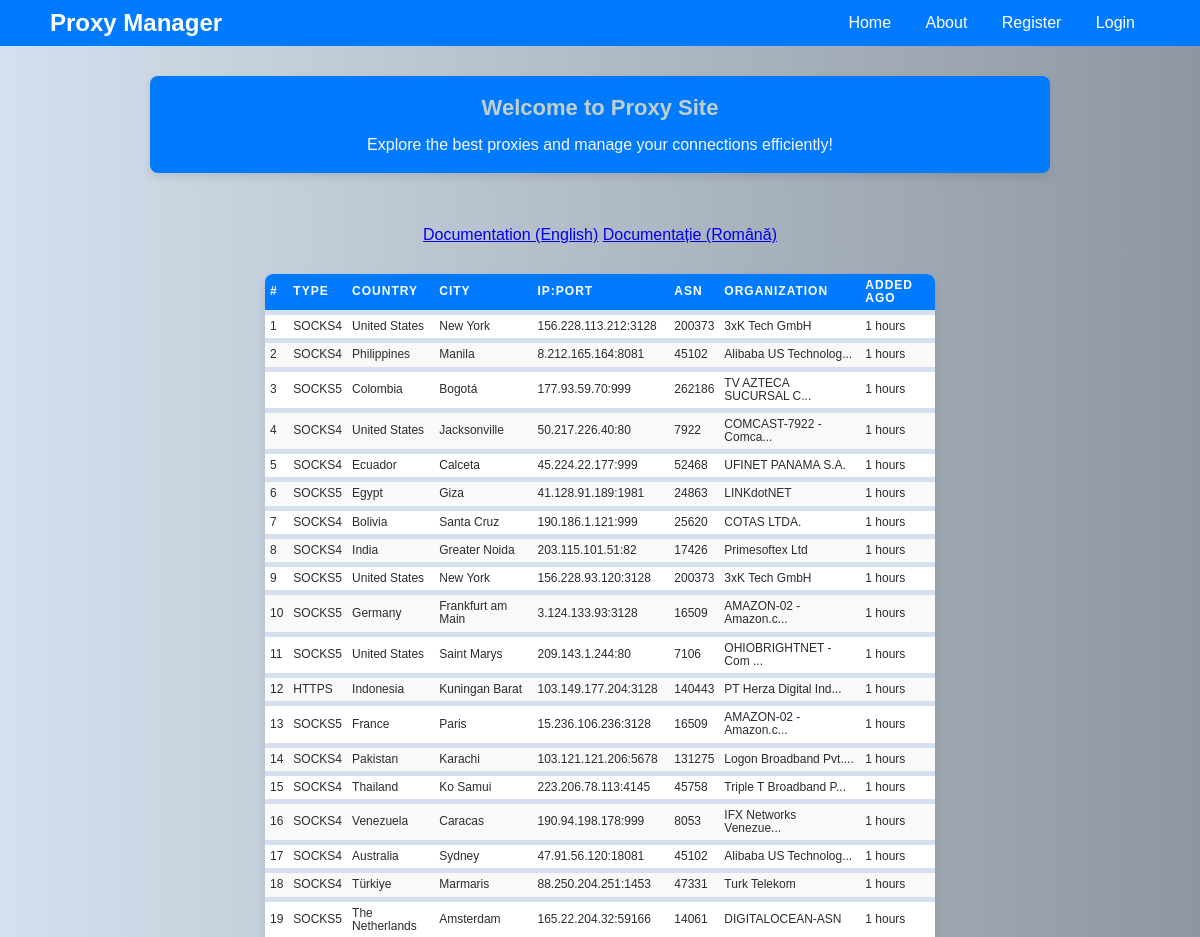
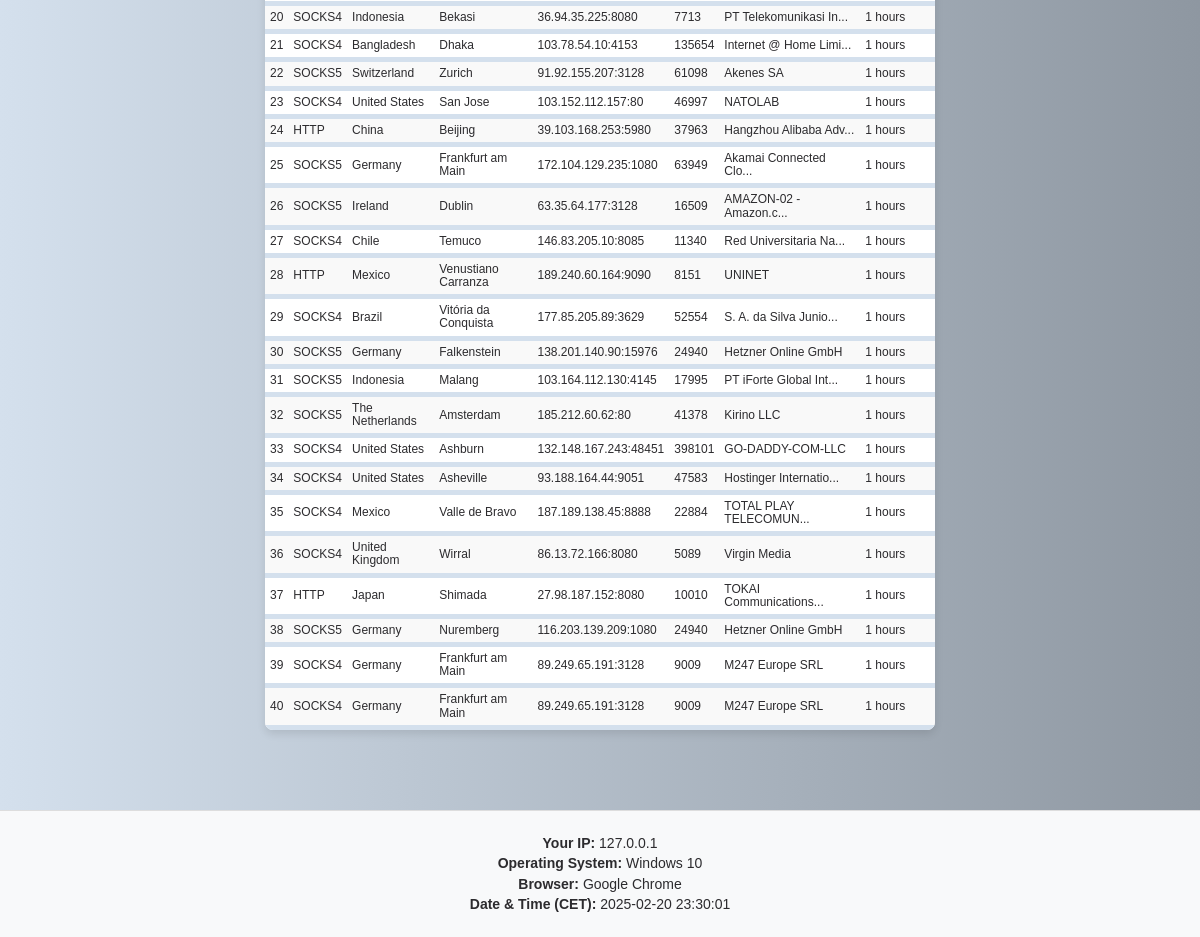
The page / on the database its author committed (2 pictures, top to bottom).
### tables this page shows
CREATE TABLE `cached_proxies` (
  `id` int NOT NULL,
  `type` varchar(50) DEFAULT NULL,
  `country` varchar(100) DEFAULT NULL,
  `city` varchar(100) DEFAULT NULL,
  `ip` varchar(45) DEFAULT NULL,
  `port` varchar(10) DEFAULT NULL,
  `asn` varchar(20) DEFAULT NULL,
  `organization` varchar(255) DEFAULT NULL,
  `date_added` datetime DEFAULT NULL,
  `cache_timestamp` timestamp NULL DEFAULT CURRENT_TIMESTAMP
);

### index.php (the view, shortened to what this page needs)
<?php
include 'database/db_connect.php';
if (!isset($_SESSION['proxies'])) {
    try {
        $query = "SELECT type, country, city, ip, port, asn, organization, date_added FROM cached_proxies ORDER BY RAND() LIMIT 40";
        $stmt = $pdo->query($query);
        $proxies = $stmt->fetchAll(PDO::FETCH_ASSOC);
    } catch (PDOException $e) {
        die("Database error: " . $e->getMessage());
    }
} else {
    $proxies = $_SESSION['proxies'];
}
?>
<!DOCTYPE html>
<html lang="en">
<head>
    <link rel="stylesheet" href="assets/styles.css">
</head>
<body>
    <div>
     <?php include 'includes/navbar.php'; ?>
    </div>
    <div class="container">
        <div class="dynamic-panel" id="main-content">
</div>
<div class="documentation-panel">
    <a href="documentation_en.html" class="btn">Documentation (English)</a>
    <a href="documentation_ro.html" class="btn">Documentație (Română)</a>
</div>
        <table>
            <thead>
                <tr>
                    <th>#</th>
                    <th>Type</th>
                    <th>Country</th>
                    <th>City</th>
                    <th>IP:Port</th>
                    <th>ASN</th>
                    <th>Organization</th>
                    <th>Added Ago</th>
                </tr>
            </thead>
            <tbody>
                <?php if (!empty($proxies)): ?>
                    <?php foreach ($proxies as $index => $proxy): ?>
                        <tr>
                            <td><?php echo $index + 1; ?></td>
                            <td><?php echo htmlspecialchars($proxy['type']); ?></td>
                            <td><?php echo htmlspecialchars($proxy['country']); ?></td>
                            <td><?php echo htmlspecialchars($proxy['city']); ?></td>
                            <td><?php echo htmlspecialchars($proxy['ip'] . ':' . $proxy['port']); ?></td>
                            <td><?php echo htmlspecialchars($proxy['asn']); ?></td>
                            <td><?php echo htmlspecialchars($proxy['organization']); ?></td>
                            <td><?php echo htmlspecialchars($proxy['time_since_added']); ?></td>
                        </tr>
                    <?php endforeach; ?>
                <?php else: ?>
                    <tr>
                        <td colspan="8">No proxies available at the moment.</td>
                    </tr>
                <?php endif; ?>
            </tbody>
        </table>
    </div>
    <?php include 'includes/footer.php'; ?>
</body>
</html>

### includes/navbar.php
<div class="navbar">
    <div class="logo">Proxy Manager</div>
    <div>
        <a href="index.php">Home</a>
        <a href="includes/about.php">About</a>
        <a href="register.php">Register</a>
        <a href="login.php">Login</a>
    </div>
</div>

### includes/footer.php
<?php
$ip_address = $_SERVER['REMOTE_ADDR'];
$user_agent = $_SERVER['HTTP_USER_AGENT'];
$date_time_cet = new DateTime("now", new DateTimeZone("CET"));
function getBrowser($user_agent) {
    if (strpos($user_agent, 'MSIE') !== false || strpos($user_agent, 'Trident') !== false) {
        return 'Internet Explorer';
    } elseif (strpos($user_agent, 'Edge') !== false) {
        return 'Microsoft Edge';
    } elseif (strpos($user_agent, 'Firefox') !== false) {
        return 'Mozilla Firefox';
    } elseif (strpos($user_agent, 'Chrome') !== false) {
        return 'Google Chrome';
    } elseif (strpos($user_agent, 'Safari') !== false) {
        return 'Apple Safari';
    } elseif (strpos($user_agent, 'Opera') !== false || strpos($user_agent, 'OPR') !== false) {
        return 'Opera';
    } else {
        return 'Unknown Browser';
    }
}
function getOS($user_agent) {
    $os_array = [
        '/windows nt 10/i' => 'Windows 10',
        '/windows nt 6.3/i' => 'Windows 8.1',
        '/windows nt 6.2/i' => 'Windows 8',
        '/windows nt 6.1/i' => 'Windows 7',
        '/windows nt 6.0/i' => 'Windows Vista',
        '/windows nt 5.1/i' => 'Windows XP',
        '/macintosh|mac os x/i' => 'Mac OS X',
        '/linux/i' => 'Linux',
        '/ubuntu/i' => 'Ubuntu',
        '/iphone/i' => 'iPhone',
        '/android/i' => 'Android',
        '/blackberry/i' => 'BlackBerry',
        '/webos/i' => 'Mobile'
    ];
    foreach ($os_array as $regex => $value) {
        if (preg_match($regex, $user_agent)) {
            return $value;
        }
    }
    return 'Unknown OS';
}
$browser = getBrowser($user_agent);
$os = getOS($user_agent);
?>
<div style="background-color: #f8f9fa; padding: 20px; text-align: center; border-top: 1px solid #ddd; margin-top: 20px;">
    <p style="margin: 5px; font-size: 14px;">
        <strong>Your IP:</strong> <?php echo $ip_address; ?>
    </p>
    <p style="margin: 5px; font-size: 14px;">
        <strong>Operating System:</strong> <?php echo $os; ?>
    </p>
    <p style="margin: 5px; font-size: 14px;">
        <strong>Browser:</strong> <?php echo $browser; ?>
    </p>
    <p style="margin: 5px; font-size: 14px;">
        <strong>Date & Time (CET):</strong> <?php echo $date_time_cet->format('Y-m-d H:i:s'); ?>
    </p>
</div>

### assets/styles.css (style rules this page uses)
* { margin: 0; padding: 0; box-sizing: border-box; }
body { font-family: 'Arial', sans-serif; background-color: #007bff; color: #2c2b2e; line-height: 1.1; background: linear-gradient(to right, #d4e0ed, #8e97a1); }
.navbar { display: flex; justify-content: space-between; align-items: center; padding: 10px 50px; background-color: #007bff; color: white; box-shadow: 0 4px 6px rgba(0, 0, 0, 0.1); }
.navbar a { color: white; text-decoration: none; margin: 0 15px; font-size: 16px; transition: color 0.3s, transform 0.2s; }
.navbar .logo { font-size: 24px; font-weight: bold; }
.container { display: flex; flex-direction: column; justify-content: center; align-items: center; padding: 30px 20px; background: linear-gradient(to right, #d4e0ed, #8e97a1); }
.dynamic-panel { width: 80%; max-width: 900px; background-color: #007bff; border-radius: 8px; box-shadow: 0 4px 8px rgba(0, 0, 0, 0.1); padding: 20px; margin-bottom: 30px; text-align: center; animation: fadeIn 1s ease-in-out; }
table { width: calc(75% - 200px); margin: 30px auto; background: white; box-shadow: 0 4px 8px rgba(0, 0, 0, 0.1); border-radius: 8px; overflow: hidden; font-size: 14px; border-collapse: collapse; }
th, td { padding: 5px; text-align: left; border-bottom: 5px solid #d4e0ed; font-size: 12px; border-collapse: collapse; }
th { background-color: #007bff; color: white; text-transform: uppercase; letter-spacing: 1px; }
tr:nth-child(even) { background-color: #f9f9f9; }
.documentation-panel { margin-top: 23px; text-align: center; }

### rows shown on the page
cached_proxies: type "SOCKS4", country "United States", city "New York", ip+port "156.228.113.212:3128", asn "200373", organization "3xK Tech GmbH", time_since_added "1 hours"
cached_proxies: type "SOCKS4", country "Philippines", city "Manila", ip+port "8.212.165.164:8081", asn "45102", organization "Alibaba US Technolog...", time_since_added "1 hours"
cached_proxies: type "SOCKS5", country "Colombia", city "Bogotá", ip+port "177.93.59.70:999", asn "262186", organization "TV AZTECA SUCURSAL C...", time_since_added "1 hours"
cached_proxies: type "SOCKS4", country "United States", city "Jacksonville", ip+port "50.217.226.40:80", asn "7922", organization "COMCAST-7922 - Comca...", time_since_added "1 hours"
cached_proxies: type "SOCKS4", country "Ecuador", city "Calceta", ip+port "45.224.22.177:999", asn "52468", organization "UFINET PANAMA S.A.", time_since_added "1 hours"
cached_proxies: type "SOCKS5", country "Egypt", city "Giza", ip+port "41.128.91.189:1981", asn "24863", organization "LINKdotNET", time_since_added "1 hours"
cached_proxies: type "SOCKS4", country "Bolivia", city "Santa Cruz", ip+port "190.186.1.121:999", asn "25620", organization "COTAS LTDA.", time_since_added "1 hours"
cached_proxies: type "SOCKS4", country "India", city "Greater Noida", ip+port "203.115.101.51:82", asn "17426", organization "Primesoftex Ltd", time_since_added "1 hours"
cached_proxies: type "SOCKS5", country "United States", city "New York", ip+port "156.228.93.120:3128", asn "200373", organization "3xK Tech GmbH", time_since_added "1 hours"
cached_proxies: type "SOCKS5", country "Germany", city "Frankfurt am Main", ip+port "3.124.133.93:3128", asn "16509", organization "AMAZON-02 - Amazon.c...", time_since_added "1 hours"
cached_proxies: type "SOCKS5", country "United States", city "Saint Marys", ip+port "209.143.1.244:80", asn "7106", organization "OHIOBRIGHTNET - Com ...", time_since_added "1 hours"
cached_proxies: type "HTTPS", country "Indonesia", city "Kuningan Barat", ip+port "103.149.177.204:3128", asn "140443", organization "PT Herza Digital Ind...", time_since_added "1 hours"
cached_proxies: type "SOCKS5", country "France", city "Paris", ip+port "15.236.106.236:3128", asn "16509", organization "AMAZON-02 - Amazon.c...", time_since_added "1 hours"
cached_proxies: type "SOCKS4", country "Pakistan", city "Karachi", ip+port "103.121.121.206:5678", asn "131275", organization "Logon Broadband Pvt....", time_since_added "1 hours"
cached_proxies: type "SOCKS4", country "Thailand", city "Ko Samui", ip+port "223.206.78.113:4145", asn "45758", organization "Triple T Broadband P...", time_since_added "1 hours"
cached_proxies: type "SOCKS4", country "Venezuela", city "Caracas", ip+port "190.94.198.178:999", asn "8053", organization "IFX Networks Venezue...", time_since_added "1 hours"
cached_proxies: type "SOCKS4", country "Australia", city "Sydney", ip+port "47.91.56.120:18081", asn "45102", organization "Alibaba US Technolog...", time_since_added "1 hours"
cached_proxies: type "SOCKS4", country "Türkiye", city "Marmaris", ip+port "88.250.204.251:1453", asn "47331", organization "Turk Telekom", time_since_added "1 hours"
cached_proxies: type "SOCKS5", country "The Netherlands", city "Amsterdam", ip+port "165.22.204.32:59166", asn "14061", organization "DIGITALOCEAN-ASN", time_since_added "1 hours"
cached_proxies: type "SOCKS4", country "Indonesia", city "Bekasi", ip+port "36.94.35.225:8080", asn "7713", organization "PT Telekomunikasi In...", time_since_added "1 hours"
cached_proxies: type "SOCKS4", country "Bangladesh", city "Dhaka", ip+port "103.78.54.10:4153", asn "135654", organization "Internet @ Home Limi...", time_since_added "1 hours"
cached_proxies: type "SOCKS5", country "Switzerland", city "Zurich", ip+port "91.92.155.207:3128", asn "61098", organization "Akenes SA", time_since_added "1 hours"
cached_proxies: type "SOCKS4", country "United States", city "San Jose", ip+port "103.152.112.157:80", asn "46997", organization "NATOLAB", time_since_added "1 hours"
cached_proxies: type "HTTP", country "China", city "Beijing", ip+port "39.103.168.253:5980", asn "37963", organization "Hangzhou Alibaba Adv...", time_since_added "1 hours"
cached_proxies: type "SOCKS5", country "Germany", city "Frankfurt am Main", ip+port "172.104.129.235:1080", asn "63949", organization "Akamai Connected Clo...", time_since_added "1 hours"
cached_proxies: type "SOCKS5", country "Ireland", city "Dublin", ip+port "63.35.64.177:3128", asn "16509", organization "AMAZON-02 - Amazon.c...", time_since_added "1 hours"
cached_proxies: type "SOCKS4", country "Chile", city "Temuco", ip+port "146.83.205.10:8085", asn "11340", organization "Red Universitaria Na...", time_since_added "1 hours"
cached_proxies: type "HTTP", country "Mexico", city "Venustiano Carranza", ip+port "189.240.60.164:9090", asn "8151", organization "UNINET", time_since_added "1 hours"
cached_proxies: type "SOCKS4", country "Brazil", city "Vitória da Conquista", ip+port "177.85.205.89:3629", asn "52554", organization "S. A. da Silva Junio...", time_since_added "1 hours"
cached_proxies: type "SOCKS5", country "Germany", city "Falkenstein", ip+port "138.201.140.90:15976", asn "24940", organization "Hetzner Online GmbH", time_since_added "1 hours"
cached_proxies: type "SOCKS5", country "Indonesia", city "Malang", ip+port "103.164.112.130:4145", asn "17995", organization "PT iForte Global Int...", time_since_added "1 hours"
cached_proxies: type "SOCKS5", country "The Netherlands", city "Amsterdam", ip+port "185.212.60.62:80", asn "41378", organization "Kirino LLC", time_since_added "1 hours"
cached_proxies: type "SOCKS4", country "United States", city "Ashburn", ip+port "132.148.167.243:48451", asn "398101", organization "GO-DADDY-COM-LLC", time_since_added "1 hours"
cached_proxies: type "SOCKS4", country "United States", city "Asheville", ip+port "93.188.164.44:9051", asn "47583", organization "Hostinger Internatio...", time_since_added "1 hours"
cached_proxies: type "SOCKS4", country "Mexico", city "Valle de Bravo", ip+port "187.189.138.45:8888", asn "22884", organization "TOTAL PLAY TELECOMUN...", time_since_added "1 hours"
cached_proxies: type "SOCKS4", country "United Kingdom", city "Wirral", ip+port "86.13.72.166:8080", asn "5089", organization "Virgin Media", time_since_added "1 hours"
cached_proxies: type "HTTP", country "Japan", city "Shimada", ip+port "27.98.187.152:8080", asn "10010", organization "TOKAI Communications...", time_since_added "1 hours"
cached_proxies: type "SOCKS5", country "Germany", city "Nuremberg", ip+port "116.203.139.209:1080", asn "24940", organization "Hetzner Online GmbH", time_since_added "1 hours"
cached_proxies: type "SOCKS4", country "Germany", city "Frankfurt am Main", ip+port "89.249.65.191:3128", asn "9009", organization "M247 Europe SRL", time_since_added "1 hours"

### other values the page prints
$ip_address "127.0.0.1"
$os "Windows 10"
$browser "Google Chrome"
$date_time_cet->format('Y-m-d H:i:s') "2025-02-20 23:30:01"
